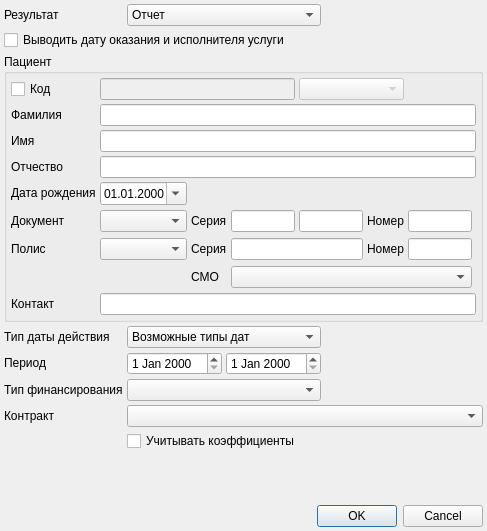
<?xml version="1.0" encoding="UTF-8"?>
<ui version="4.0">
 <class>ReportClientActionsSetupDialog</class>
 <widget class="QDialog" name="ReportClientActionsSetupDialog">
  <property name="geometry">
   <rect>
    <x>0</x>
    <y>0</y>
    <width>487</width>
    <height>531</height>
   </rect>
  </property>
  <property name="windowTitle">
   <string>Dialog</string>
  </property>
  <layout class="QGridLayout" name="gridLayout">
   <property name="margin">
    <number>4</number>
   </property>
   <property name="spacing">
    <number>4</number>
   </property>
   <item row="7" column="1" colspan="4">
    <widget class="CContractComboBox" name="cmbContract"/>
   </item>
   <item row="3" column="0" colspan="5">
    <widget class="QGroupBox" name="grpClient">
     <property name="title">
      <string>Пациент</string>
     </property>
     <property name="flat">
      <bool>false</bool>
     </property>
     <property name="checkable">
      <bool>false</bool>
     </property>
     <property name="checked">
      <bool>false</bool>
     </property>
     <layout class="QGridLayout" name="gridLayout_2">
      <property name="margin">
       <number>4</number>
      </property>
      <property name="spacing">
       <number>4</number>
      </property>
      <item row="1" column="0">
       <widget class="QLabel" name="lblLastName">
        <property name="sizePolicy">
         <sizepolicy hsizetype="Maximum" vsizetype="Fixed">
          <horstretch>0</horstretch>
          <verstretch>0</verstretch>
         </sizepolicy>
        </property>
        <property name="text">
         <string>Фамилия</string>
        </property>
        <property name="buddy">
         <cstring>edtLastName</cstring>
        </property>
       </widget>
      </item>
      <item row="1" column="1" colspan="7">
       <widget class="QLineEdit" name="edtLastName"/>
      </item>
      <item row="2" column="0">
       <widget class="QLabel" name="lblFirstName">
        <property name="sizePolicy">
         <sizepolicy hsizetype="Maximum" vsizetype="Fixed">
          <horstretch>0</horstretch>
          <verstretch>0</verstretch>
         </sizepolicy>
        </property>
        <property name="text">
         <string>Имя</string>
        </property>
        <property name="buddy">
         <cstring>edtFirstName</cstring>
        </property>
       </widget>
      </item>
      <item row="2" column="1" colspan="7">
       <widget class="QLineEdit" name="edtFirstName"/>
      </item>
      <item row="3" column="0">
       <widget class="QLabel" name="lblPatrName">
        <property name="sizePolicy">
         <sizepolicy hsizetype="Maximum" vsizetype="Fixed">
          <horstretch>0</horstretch>
          <verstretch>0</verstretch>
         </sizepolicy>
        </property>
        <property name="text">
         <string>Отчество</string>
        </property>
       </widget>
      </item>
      <item row="3" column="1" colspan="7">
       <widget class="QLineEdit" name="edtPatrName"/>
      </item>
      <item row="4" column="0">
       <widget class="QLabel" name="lblBirthDate">
        <property name="sizePolicy">
         <sizepolicy hsizetype="Maximum" vsizetype="Fixed">
          <horstretch>0</horstretch>
          <verstretch>0</verstretch>
         </sizepolicy>
        </property>
        <property name="text">
         <string>Дата рождения</string>
        </property>
       </widget>
      </item>
      <item row="4" column="1">
       <widget class="CDateEdit" name="edtBirthDate">
        <property name="sizePolicy">
         <sizepolicy hsizetype="Maximum" vsizetype="Fixed">
          <horstretch>0</horstretch>
          <verstretch>0</verstretch>
         </sizepolicy>
        </property>
        <property name="displayFormat">
         <string>dd.MM.yyyy</string>
        </property>
        <property name="calendarPopup">
         <bool>true</bool>
        </property>
       </widget>
      </item>
      <item row="4" column="2" colspan="6">
       <spacer name="horizontalSpacer">
        <property name="orientation">
         <enum>Qt::Horizontal</enum>
        </property>
        <property name="sizeHint" stdset="0">
         <size>
          <width>221</width>
          <height>20</height>
         </size>
        </property>
       </spacer>
      </item>
      <item row="5" column="0">
       <widget class="QLabel" name="lblDocument">
        <property name="sizePolicy">
         <sizepolicy hsizetype="Maximum" vsizetype="Fixed">
          <horstretch>0</horstretch>
          <verstretch>0</verstretch>
         </sizepolicy>
        </property>
        <property name="text">
         <string>Документ</string>
        </property>
       </widget>
      </item>
      <item row="5" column="1">
       <widget class="CRBComboBox" name="cmbDocType"/>
      </item>
      <item row="5" column="2">
       <widget class="QLabel" name="lblSerial">
        <property name="text">
         <string>Серия</string>
        </property>
       </widget>
      </item>
      <item row="5" column="3">
       <widget class="QLineEdit" name="edtLeftSerial">
        <property name="sizePolicy">
         <sizepolicy hsizetype="Preferred" vsizetype="Fixed">
          <horstretch>0</horstretch>
          <verstretch>0</verstretch>
         </sizepolicy>
        </property>
       </widget>
      </item>
      <item row="5" column="4">
       <widget class="QLineEdit" name="edtRightSerial">
        <property name="sizePolicy">
         <sizepolicy hsizetype="Preferred" vsizetype="Fixed">
          <horstretch>0</horstretch>
          <verstretch>0</verstretch>
         </sizepolicy>
        </property>
       </widget>
      </item>
      <item row="5" column="5">
       <widget class="QLabel" name="lblNumber">
        <property name="text">
         <string>Номер</string>
        </property>
       </widget>
      </item>
      <item row="5" column="6">
       <widget class="QLineEdit" name="edtNumber">
        <property name="sizePolicy">
         <sizepolicy hsizetype="Preferred" vsizetype="Fixed">
          <horstretch>0</horstretch>
          <verstretch>0</verstretch>
         </sizepolicy>
        </property>
       </widget>
      </item>
      <item row="5" column="7">
       <spacer name="horizontalSpacer_2">
        <property name="orientation">
         <enum>Qt::Horizontal</enum>
        </property>
        <property name="sizeHint" stdset="0">
         <size>
          <width>1</width>
          <height>24</height>
         </size>
        </property>
       </spacer>
      </item>
      <item row="6" column="0">
       <widget class="QLabel" name="lblCompulsoryPolicy">
        <property name="sizePolicy">
         <sizepolicy hsizetype="Maximum" vsizetype="Fixed">
          <horstretch>0</horstretch>
          <verstretch>0</verstretch>
         </sizepolicy>
        </property>
        <property name="text">
         <string>Полис</string>
        </property>
        <property name="buddy">
         <cstring>edtPolicySerial</cstring>
        </property>
       </widget>
      </item>
      <item row="6" column="1">
       <widget class="CRBComboBox" name="cmbPolicyType"/>
      </item>
      <item row="6" column="2">
       <widget class="QLabel" name="lblCompulsoryPolisSerial">
        <property name="text">
         <string>Серия</string>
        </property>
        <property name="buddy">
         <cstring>edtPolicySerial</cstring>
        </property>
       </widget>
      </item>
      <item row="6" column="3" colspan="2">
       <widget class="CPolicySerialEdit" name="edtPolicySerial">
        <property name="sizePolicy">
         <sizepolicy hsizetype="Preferred" vsizetype="Fixed">
          <horstretch>0</horstretch>
          <verstretch>0</verstretch>
         </sizepolicy>
        </property>
       </widget>
      </item>
      <item row="6" column="5">
       <widget class="QLabel" name="lblCompulsoryPolisNumber">
        <property name="text">
         <string>Номер</string>
        </property>
        <property name="alignment">
         <set>Qt::AlignRight|Qt::AlignTrailing|Qt::AlignVCenter</set>
        </property>
        <property name="margin">
         <number>0</number>
        </property>
        <property name="buddy">
         <cstring>edtPolicyNumber</cstring>
        </property>
       </widget>
      </item>
      <item row="6" column="6">
       <widget class="QLineEdit" name="edtPolicyNumber">
        <property name="sizePolicy">
         <sizepolicy hsizetype="Preferred" vsizetype="Fixed">
          <horstretch>0</horstretch>
          <verstretch>0</verstretch>
         </sizepolicy>
        </property>
       </widget>
      </item>
      <item row="6" column="7">
       <spacer name="horizontalSpacer_3">
        <property name="orientation">
         <enum>Qt::Horizontal</enum>
        </property>
        <property name="sizeHint" stdset="0">
         <size>
          <width>1</width>
          <height>24</height>
         </size>
        </property>
       </spacer>
      </item>
      <item row="7" column="2">
       <widget class="QLabel" name="lblCompulsoryPolisCompany">
        <property name="text">
         <string>СМО</string>
        </property>
        <property name="buddy">
         <cstring>cmbPolicyCompany</cstring>
        </property>
       </widget>
      </item>
      <item row="7" column="3" colspan="4">
       <widget class="CInsurerComboBox" name="cmbPolicyCompany">
        <property name="sizePolicy">
         <sizepolicy hsizetype="Preferred" vsizetype="Fixed">
          <horstretch>0</horstretch>
          <verstretch>0</verstretch>
         </sizepolicy>
        </property>
        <property name="sizeAdjustPolicy">
         <enum>QComboBox::AdjustToMinimumContentsLength</enum>
        </property>
       </widget>
      </item>
      <item row="7" column="7">
       <spacer name="horizontalSpacer_4">
        <property name="orientation">
         <enum>Qt::Horizontal</enum>
        </property>
        <property name="sizeHint" stdset="0">
         <size>
          <width>1</width>
          <height>24</height>
         </size>
        </property>
       </spacer>
      </item>
      <item row="8" column="0">
       <widget class="QLabel" name="lblContact">
        <property name="sizePolicy">
         <sizepolicy hsizetype="Maximum" vsizetype="Fixed">
          <horstretch>0</horstretch>
          <verstretch>0</verstretch>
         </sizepolicy>
        </property>
        <property name="text">
         <string>Контакт</string>
        </property>
       </widget>
      </item>
      <item row="8" column="1" colspan="7">
       <widget class="QLineEdit" name="edtContact"/>
      </item>
      <item row="0" column="0">
       <widget class="QCheckBox" name="chkClientCode">
        <property name="text">
         <string>Код</string>
        </property>
       </widget>
      </item>
      <item row="0" column="1" colspan="3">
       <widget class="QLineEdit" name="edtClientCode">
        <property name="enabled">
         <bool>false</bool>
        </property>
       </widget>
      </item>
      <item row="0" column="4" colspan="2">
       <widget class="CRBComboBox" name="cmbAccountingSystem">
        <property name="enabled">
         <bool>false</bool>
        </property>
       </widget>
      </item>
      <item row="0" column="6" colspan="2">
       <spacer name="horizontalSpacer_5">
        <property name="orientation">
         <enum>Qt::Horizontal</enum>
        </property>
        <property name="sizeHint" stdset="0">
         <size>
          <width>40</width>
          <height>20</height>
         </size>
        </property>
       </spacer>
      </item>
     </layout>
    </widget>
   </item>
   <item row="4" column="0">
    <widget class="QLabel" name="lblActionDateType">
     <property name="sizePolicy">
      <sizepolicy hsizetype="Maximum" vsizetype="Fixed">
       <horstretch>0</horstretch>
       <verstretch>0</verstretch>
      </sizepolicy>
     </property>
     <property name="text">
      <string>Тип даты действия</string>
     </property>
    </widget>
   </item>
   <item row="4" column="1" colspan="3">
    <widget class="QComboBox" name="cmbActionDateType">
     <item>
      <property name="text">
       <string>Возможные типы дат</string>
      </property>
     </item>
    </widget>
   </item>
   <item row="4" column="4">
    <spacer name="horizontalSpacer_6">
     <property name="orientation">
      <enum>Qt::Horizontal</enum>
     </property>
     <property name="sizeHint" stdset="0">
      <size>
       <width>40</width>
       <height>20</height>
      </size>
     </property>
    </spacer>
   </item>
   <item row="5" column="0">
    <widget class="QLabel" name="lblDate">
     <property name="sizePolicy">
      <sizepolicy hsizetype="Maximum" vsizetype="Fixed">
       <horstretch>0</horstretch>
       <verstretch>0</verstretch>
      </sizepolicy>
     </property>
     <property name="text">
      <string>Период</string>
     </property>
    </widget>
   </item>
   <item row="5" column="1" colspan="2">
    <widget class="CDateEdit" name="edtBegDate">
     <property name="sizePolicy">
      <sizepolicy hsizetype="Maximum" vsizetype="Fixed">
       <horstretch>0</horstretch>
       <verstretch>0</verstretch>
      </sizepolicy>
     </property>
    </widget>
   </item>
   <item row="5" column="3">
    <widget class="CDateEdit" name="edtEndDate">
     <property name="sizePolicy">
      <sizepolicy hsizetype="Maximum" vsizetype="Fixed">
       <horstretch>0</horstretch>
       <verstretch>0</verstretch>
      </sizepolicy>
     </property>
    </widget>
   </item>
   <item row="5" column="4">
    <spacer name="horizontalSpacer_7">
     <property name="orientation">
      <enum>Qt::Horizontal</enum>
     </property>
     <property name="sizeHint" stdset="0">
      <size>
       <width>40</width>
       <height>20</height>
      </size>
     </property>
    </spacer>
   </item>
   <item row="11" column="0" colspan="5">
    <widget class="QDialogButtonBox" name="buttonBox">
     <property name="orientation">
      <enum>Qt::Horizontal</enum>
     </property>
     <property name="standardButtons">
      <set>QDialogButtonBox::Cancel|QDialogButtonBox::Ok</set>
     </property>
    </widget>
   </item>
   <item row="10" column="3">
    <spacer name="verticalSpacer">
     <property name="orientation">
      <enum>Qt::Vertical</enum>
     </property>
     <property name="sizeHint" stdset="0">
      <size>
       <width>20</width>
       <height>40</height>
      </size>
     </property>
    </spacer>
   </item>
   <item row="7" column="0">
    <widget class="QLabel" name="lblContract">
     <property name="sizePolicy">
      <sizepolicy hsizetype="Maximum" vsizetype="Fixed">
       <horstretch>0</horstretch>
       <verstretch>0</verstretch>
      </sizepolicy>
     </property>
     <property name="text">
      <string>Контракт</string>
     </property>
    </widget>
   </item>
   <item row="6" column="0">
    <widget class="QLabel" name="lblFinance">
     <property name="sizePolicy">
      <sizepolicy hsizetype="Maximum" vsizetype="Fixed">
       <horstretch>0</horstretch>
       <verstretch>0</verstretch>
      </sizepolicy>
     </property>
     <property name="text">
      <string>Тип финансирования</string>
     </property>
    </widget>
   </item>
   <item row="6" column="1" colspan="3">
    <widget class="CRBComboBox" name="cmbFinance"/>
   </item>
   <item row="0" column="0">
    <widget class="QLabel" name="lblResultType">
     <property name="sizePolicy">
      <sizepolicy hsizetype="Maximum" vsizetype="Fixed">
       <horstretch>0</horstretch>
       <verstretch>0</verstretch>
      </sizepolicy>
     </property>
     <property name="text">
      <string>Результат</string>
     </property>
    </widget>
   </item>
   <item row="0" column="1" colspan="3">
    <widget class="QComboBox" name="cmbResultType">
     <item>
      <property name="text">
       <string>Отчет</string>
      </property>
     </item>
     <item>
      <property name="text">
       <string>Акт</string>
      </property>
     </item>
    </widget>
   </item>
   <item row="1" column="0" colspan="4">
    <widget class="QCheckBox" name="chkDetailDateAndPersonCode">
     <property name="text">
      <string>Выводить дату оказания и исполнителя услуги</string>
     </property>
    </widget>
   </item>
   <item row="8" column="1" colspan="4">
    <widget class="QCheckBox" name="chkCoefficient">
     <property name="text">
      <string>Учитывать коэффициенты</string>
     </property>
    </widget>
   </item>
  </layout>
 </widget>
 <customwidgets>
  <customwidget>
   <class>CRBComboBox</class>
   <extends>QComboBox</extends>
   <header>library/crbcombobox.h</header>
  </customwidget>
  <customwidget>
   <class>CDateEdit</class>
   <extends>QDateEdit</extends>
   <header>library/DateEdit</header>
  </customwidget>
  <customwidget>
   <class>CContractComboBox</class>
   <extends>QComboBox</extends>
   <header>Accounting/ContractComboBox.h</header>
  </customwidget>
  <customwidget>
   <class>CInsurerComboBox</class>
   <extends>QComboBox</extends>
   <header>Orgs/OrgComboBox.h</header>
  </customwidget>
  <customwidget>
   <class>CPolicySerialEdit</class>
   <extends>QLineEdit</extends>
   <header>Registry/PolicySerialEdit.h</header>
  </customwidget>
 </customwidgets>
 <tabstops>
  <tabstop>cmbResultType</tabstop>
  <tabstop>chkDetailDateAndPersonCode</tabstop>
  <tabstop>chkClientCode</tabstop>
  <tabstop>edtClientCode</tabstop>
  <tabstop>cmbAccountingSystem</tabstop>
  <tabstop>edtLastName</tabstop>
  <tabstop>edtFirstName</tabstop>
  <tabstop>edtPatrName</tabstop>
  <tabstop>edtBirthDate</tabstop>
  <tabstop>cmbDocType</tabstop>
  <tabstop>edtLeftSerial</tabstop>
  <tabstop>edtRightSerial</tabstop>
  <tabstop>edtNumber</tabstop>
  <tabstop>cmbPolicyType</tabstop>
  <tabstop>edtPolicySerial</tabstop>
  <tabstop>edtPolicyNumber</tabstop>
  <tabstop>cmbPolicyCompany</tabstop>
  <tabstop>edtContact</tabstop>
  <tabstop>cmbActionDateType</tabstop>
  <tabstop>edtBegDate</tabstop>
  <tabstop>edtEndDate</tabstop>
  <tabstop>cmbFinance</tabstop>
  <tabstop>cmbContract</tabstop>
  <tabstop>buttonBox</tabstop>
 </tabstops>
 <resources/>
 <connections>
  <connection>
   <sender>buttonBox</sender>
   <signal>accepted()</signal>
   <receiver>ReportClientActionsSetupDialog</receiver>
   <slot>accept()</slot>
   <hints>
    <hint type="sourcelabel">
     <x>224</x>
     <y>404</y>
    </hint>
    <hint type="destinationlabel">
     <x>157</x>
     <y>274</y>
    </hint>
   </hints>
  </connection>
  <connection>
   <sender>buttonBox</sender>
   <signal>rejected()</signal>
   <receiver>ReportClientActionsSetupDialog</receiver>
   <slot>reject()</slot>
   <hints>
    <hint type="sourcelabel">
     <x>292</x>
     <y>410</y>
    </hint>
    <hint type="destinationlabel">
     <x>286</x>
     <y>274</y>
    </hint>
   </hints>
  </connection>
  <connection>
   <sender>chkClientCode</sender>
   <signal>toggled(bool)</signal>
   <receiver>edtClientCode</receiver>
   <slot>setEnabled(bool)</slot>
   <hints>
    <hint type="sourcelabel">
     <x>59</x>
     <y>50</y>
    </hint>
    <hint type="destinationlabel">
     <x>145</x>
     <y>43</y>
    </hint>
   </hints>
  </connection>
  <connection>
   <sender>chkClientCode</sender>
   <signal>toggled(bool)</signal>
   <receiver>cmbAccountingSystem</receiver>
   <slot>setEnabled(bool)</slot>
   <hints>
    <hint type="sourcelabel">
     <x>78</x>
     <y>44</y>
    </hint>
    <hint type="destinationlabel">
     <x>388</x>
     <y>50</y>
    </hint>
   </hints>
  </connection>
  <connection>
   <sender>chkClientCode</sender>
   <signal>toggled(bool)</signal>
   <receiver>edtLastName</receiver>
   <slot>setDisabled(bool)</slot>
   <hints>
    <hint type="sourcelabel">
     <x>28</x>
     <y>40</y>
    </hint>
    <hint type="destinationlabel">
     <x>133</x>
     <y>73</y>
    </hint>
   </hints>
  </connection>
  <connection>
   <sender>chkClientCode</sender>
   <signal>toggled(bool)</signal>
   <receiver>edtFirstName</receiver>
   <slot>setDisabled(bool)</slot>
   <hints>
    <hint type="sourcelabel">
     <x>40</x>
     <y>39</y>
    </hint>
    <hint type="destinationlabel">
     <x>119</x>
     <y>105</y>
    </hint>
   </hints>
  </connection>
  <connection>
   <sender>chkClientCode</sender>
   <signal>toggled(bool)</signal>
   <receiver>edtPatrName</receiver>
   <slot>setDisabled(bool)</slot>
   <hints>
    <hint type="sourcelabel">
     <x>67</x>
     <y>41</y>
    </hint>
    <hint type="destinationlabel">
     <x>129</x>
     <y>133</y>
    </hint>
   </hints>
  </connection>
  <connection>
   <sender>chkClientCode</sender>
   <signal>toggled(bool)</signal>
   <receiver>edtBirthDate</receiver>
   <slot>setDisabled(bool)</slot>
   <hints>
    <hint type="sourcelabel">
     <x>53</x>
     <y>52</y>
    </hint>
    <hint type="destinationlabel">
     <x>129</x>
     <y>164</y>
    </hint>
   </hints>
  </connection>
  <connection>
   <sender>chkClientCode</sender>
   <signal>toggled(bool)</signal>
   <receiver>cmbDocType</receiver>
   <slot>setDisabled(bool)</slot>
   <hints>
    <hint type="sourcelabel">
     <x>76</x>
     <y>44</y>
    </hint>
    <hint type="destinationlabel">
     <x>150</x>
     <y>196</y>
    </hint>
   </hints>
  </connection>
  <connection>
   <sender>chkClientCode</sender>
   <signal>toggled(bool)</signal>
   <receiver>edtLeftSerial</receiver>
   <slot>setDisabled(bool)</slot>
   <hints>
    <hint type="sourcelabel">
     <x>102</x>
     <y>52</y>
    </hint>
    <hint type="destinationlabel">
     <x>298</x>
     <y>197</y>
    </hint>
   </hints>
  </connection>
  <connection>
   <sender>chkClientCode</sender>
   <signal>toggled(bool)</signal>
   <receiver>edtRightSerial</receiver>
   <slot>setDisabled(bool)</slot>
   <hints>
    <hint type="sourcelabel">
     <x>85</x>
     <y>45</y>
    </hint>
    <hint type="destinationlabel">
     <x>396</x>
     <y>189</y>
    </hint>
   </hints>
  </connection>
  <connection>
   <sender>chkClientCode</sender>
   <signal>toggled(bool)</signal>
   <receiver>edtNumber</receiver>
   <slot>setDisabled(bool)</slot>
   <hints>
    <hint type="sourcelabel">
     <x>17</x>
     <y>46</y>
    </hint>
    <hint type="destinationlabel">
     <x>539</x>
     <y>192</y>
    </hint>
   </hints>
  </connection>
  <connection>
   <sender>chkClientCode</sender>
   <signal>toggled(bool)</signal>
   <receiver>cmbPolicyType</receiver>
   <slot>setDisabled(bool)</slot>
   <hints>
    <hint type="sourcelabel">
     <x>17</x>
     <y>41</y>
    </hint>
    <hint type="destinationlabel">
     <x>157</x>
     <y>232</y>
    </hint>
   </hints>
  </connection>
  <connection>
   <sender>chkClientCode</sender>
   <signal>toggled(bool)</signal>
   <receiver>edtPolicySerial</receiver>
   <slot>setDisabled(bool)</slot>
   <hints>
    <hint type="sourcelabel">
     <x>88</x>
     <y>38</y>
    </hint>
    <hint type="destinationlabel">
     <x>284</x>
     <y>225</y>
    </hint>
   </hints>
  </connection>
  <connection>
   <sender>chkClientCode</sender>
   <signal>toggled(bool)</signal>
   <receiver>edtPolicyNumber</receiver>
   <slot>setDisabled(bool)</slot>
   <hints>
    <hint type="sourcelabel">
     <x>21</x>
     <y>41</y>
    </hint>
    <hint type="destinationlabel">
     <x>493</x>
     <y>233</y>
    </hint>
   </hints>
  </connection>
  <connection>
   <sender>chkClientCode</sender>
   <signal>toggled(bool)</signal>
   <receiver>cmbPolicyCompany</receiver>
   <slot>setDisabled(bool)</slot>
   <hints>
    <hint type="sourcelabel">
     <x>93</x>
     <y>42</y>
    </hint>
    <hint type="destinationlabel">
     <x>285</x>
     <y>257</y>
    </hint>
   </hints>
  </connection>
  <connection>
   <sender>chkClientCode</sender>
   <signal>toggled(bool)</signal>
   <receiver>edtContact</receiver>
   <slot>setDisabled(bool)</slot>
   <hints>
    <hint type="sourcelabel">
     <x>37</x>
     <y>45</y>
    </hint>
    <hint type="destinationlabel">
     <x>148</x>
     <y>296</y>
    </hint>
   </hints>
  </connection>
 </connections>
</ui>
